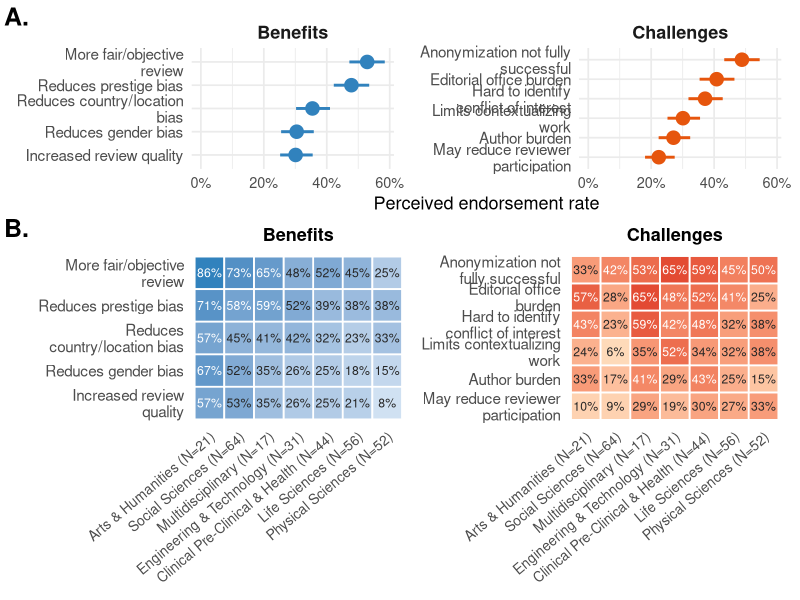

This chart was generated by the following R code:
# 05_fig3_perceived.R
# Manuscript Figure 3: perceived benefits & challenges of fully blinded review.
#   Panel A — overall pooled endorsement rates with Wilson CIs (items on y).
#   Panel B — the same items by discipline, as benefit/challenge heatmaps.
# Panel B is transposed relative to earlier drafts: items on y (readable,
# aligned with A), disciplines on x; one clean percent per cell.
#
# Input:  data/blinding_survey_dat.csv
# Output: figures/Figure3.pdf, figures/Figure3.png
# Run from the repo root: Rscript scripts/05_fig3_perceived.R

suppressPackageStartupMessages({
  library(tidyverse)
  library(scales)
  library(patchwork)
})

# ---- constants ----
colors_type <- c("Challenge" = "#e6550d", "Benefit" = "#3182bd")
heatmap_benefits_low   <- "#deebf7"; heatmap_benefits_high   <- "#3182bd"
heatmap_challenges_low <- "#fee8c8"; heatmap_challenges_high <- "#e34a33"

challenge_labels <- c(
  challenge_a = "Author burden",
  challenge_b = "Editorial office burden",
  challenge_c = "Anonymization not fully successful",
  challenge_d = "Hard to identify conflict of interest",
  challenge_e = "May reduce reviewer participation",
  challenge_f = "Limits contextualizing work")
benefit_labels <- c(
  benefit_a = "More fair/objective review",
  benefit_b = "Reduces prestige bias",
  benefit_c = "Reduces gender bias",
  benefit_d = "Reduces country/location bias",
  benefit_e = "Increased review quality")
item_labels <- c(challenge_labels, benefit_labels)

# ---- helpers ----
wilson_ci <- function(x, n, conf.level = 0.95) {
  if (n == 0) return(tibble(prop = NA_real_, lower = NA_real_, upper = NA_real_))
  z <- qnorm(1 - (1 - conf.level) / 2); p_hat <- x / n
  denom <- 1 + z^2 / n
  center <- (p_hat + z^2 / (2 * n)) / denom
  margin <- (z / denom) * sqrt(p_hat * (1 - p_hat) / n + z^2 / (4 * n^2))
  tibble(prop = p_hat, lower = max(0, center - margin), upper = min(1, center + margin))
}
calc_endorsement_rates <- function(data, group_vars = NULL) {
  items <- names(item_labels)
  data %>%
    select(all_of(c(group_vars, items))) %>%
    pivot_longer(all_of(items), names_to = "item", values_to = "endorsed") %>%
    mutate(type = if_else(str_starts(item, "challenge"), "Challenge", "Benefit"),
           item_label = item_labels[item]) %>%
    group_by(across(all_of(c(group_vars, "item", "type", "item_label")))) %>%
    summarise(n_endorsed = sum(endorsed, na.rm = TRUE),
              n_total = sum(!is.na(endorsed)), .groups = "drop") %>%
    rowwise() %>%
    mutate(ci = list(wilson_ci(n_endorsed, n_total)),
           prop = ci$prop, lower = ci$lower, upper = ci$upper) %>%
    ungroup() %>% select(-ci)
}

# ---- data ----
all_data <- read_csv("data/blinding_survey_dat.csv", show_col_types = FALSE)
endorsement_dat <- all_data %>% filter(sample == "analytical")

pooled_dat <- endorsement_dat %>%
  filter(pub_model == "Double/triple blind" | !is.na(consid_status))

overall_rates <- calc_endorsement_rates(pooled_dat) %>%
  group_by(type) %>% mutate(item_label = fct_reorder(item_label, prop)) %>% ungroup()
item_levels <- levels(overall_rates$item_label)   # shared item order for A and B

disc_dat <- endorsement_dat %>%
  filter(!is.na(journal_super_category),
         pub_model == "Double/triple blind" | !is.na(consid_status))
disc_n <- disc_dat %>% count(journal_super_category) %>%
  mutate(disc_label = paste0(journal_super_category, " (N=", n, ")"))
disc_rates <- calc_endorsement_rates(disc_dat, group_vars = "journal_super_category") %>%
  left_join(disc_n, by = "journal_super_category") %>%
  filter(journal_super_category != "Not indicated") %>%   # missing discipline, not a field (-> N=285, 7 disciplines)
  mutate(item_label = factor(as.character(item_label), levels = item_levels))

# order disciplines on x by mean benefit endorsement (high -> low gradient)
disc_order <- disc_rates %>% filter(type == "Benefit") %>%
  group_by(disc_label) %>% summarise(m = mean(prop), .groups = "drop") %>%
  arrange(desc(m)) %>% pull(disc_label)
disc_rates <- disc_rates %>% mutate(disc_label = factor(disc_label, levels = disc_order))

# ============================ Panel A ============================
theme_A <- theme_minimal(base_size = 13) +
  theme(legend.position = "none",
        strip.text = element_text(size = 13, face = "bold"),
        panel.spacing = unit(1.3, "lines"),
        axis.text.y = element_text(size = 11),
        plot.tag = element_text(size = 18, face = "bold"))

panelA <- overall_rates %>%
  mutate(type = recode(type, "Benefit" = "Benefits", "Challenge" = "Challenges")) %>%
  ggplot(aes(prop, item_label, color = type)) +
  geom_pointrange(aes(xmin = lower, xmax = upper), linewidth = 1, size = 0.9) +
  scale_x_continuous(labels = percent_format(accuracy = 1), limits = c(0, NA)) +
  scale_y_discrete(labels = \(x) str_wrap(x, 24)) +
  scale_color_manual(values = c("Benefits" = colors_type[["Benefit"]],
                                "Challenges" = colors_type[["Challenge"]])) +
  facet_wrap(~ type, scales = "free_y") +
  labs(x = "Perceived endorsement rate", y = NULL) +
  theme_A

# ============================ Panel B ============================
heat_theme <- theme_minimal(base_size = 12) +
  theme(legend.position = "none",
        panel.grid = element_blank(),
        axis.text.x = element_text(angle = 40, hjust = 1, vjust = 1, size = 10),
        axis.text.y = element_text(size = 11),
        plot.subtitle = element_text(face = "bold", size = 13, hjust = 0.5),
        plot.margin = margin(4, 8, 4, 4))

heat_panel <- function(df, low, high, subtitle) {
  thr <- 0.62 * max(df$prop, na.rm = TRUE)   # white text on the darker cells, per-panel
  ggplot(df, aes(disc_label, item_label, fill = prop)) +
    geom_tile(color = "white", linewidth = 0.6) +
    geom_text(aes(label = paste0(round(prop * 100), "%"), color = prop > thr), size = 3.1) +
    scale_fill_gradient(low = low, high = high, limits = c(0, NA)) +
    scale_color_manual(values = c(`TRUE` = "white", `FALSE` = "grey15"), guide = "none") +
    scale_y_discrete(labels = \(x) str_wrap(x, 22)) +
    labs(x = NULL, y = NULL, subtitle = subtitle) +
    heat_theme
}
panelB_ben <- heat_panel(filter(disc_rates, type == "Benefit") %>% droplevels(),
                         heatmap_benefits_low, heatmap_benefits_high, "Benefits")
panelB_chal <- heat_panel(filter(disc_rates, type == "Challenge") %>% droplevels(),
                          heatmap_challenges_low, heatmap_challenges_high, "Challenges")

# ============================ Combine ============================
# Tag manually (A. on the forest, B. on the first heatmap) and nest WITHOUT
# wrap_elements, so patchwork aligns panel B's heatmaps to full width under panel A.
panelA     <- panelA + labs(tag = "A.")
panelB_ben <- panelB_ben + labs(tag = "B.")

fig3 <- panelA / (panelB_ben | panelB_chal) +
  plot_layout(heights = c(1, 1.4)) &
  theme(plot.tag = element_text(face = "bold", size = 18),
        plot.tag.position = c(0, 1))

# ---- export ----
dir.create("figures", showWarnings = FALSE)
ggsave("figures/Figure3.png", fig3, width = 13, height = 11, dpi = 300, bg = "white")
cat("done: figures/Figure3.png\n")
